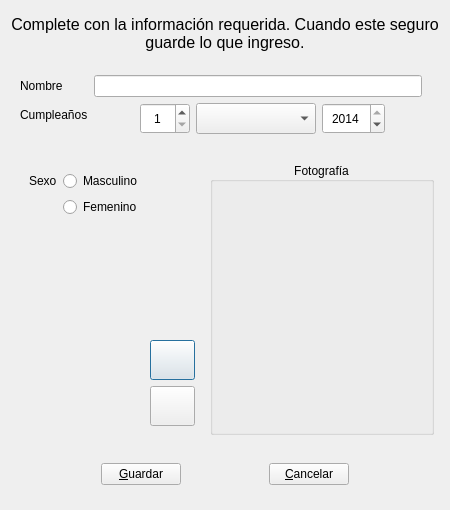
<?xml version="1.0" encoding="UTF-8"?>
<ui version="4.0">
 <class>FormularioActor</class>
 <widget class="QDialog" name="FormularioActor">
  <property name="geometry">
   <rect>
    <x>0</x>
    <y>0</y>
    <width>450</width>
    <height>510</height>
   </rect>
  </property>
  <property name="minimumSize">
   <size>
    <width>450</width>
    <height>510</height>
   </size>
  </property>
  <property name="maximumSize">
   <size>
    <width>450</width>
    <height>510</height>
   </size>
  </property>
  <property name="windowTitle">
   <string>Nuevo Actor</string>
  </property>
  <layout class="QVBoxLayout" name="verticalLayout">
   <item>
    <widget class="QLabel" name="label_7">
     <property name="maximumSize">
      <size>
       <width>16777215</width>
       <height>44</height>
      </size>
     </property>
     <property name="font">
      <font>
       <family>Cantarell</family>
       <pointsize>12</pointsize>
      </font>
     </property>
     <property name="text">
      <string>Complete con la información requerida. Cuando este seguro guarde lo que ingreso.</string>
     </property>
     <property name="scaledContents">
      <bool>true</bool>
     </property>
     <property name="alignment">
      <set>Qt::AlignCenter</set>
     </property>
     <property name="wordWrap">
      <bool>true</bool>
     </property>
    </widget>
   </item>
   <item>
    <widget class="QWidget" name="widget" native="true">
     <property name="maximumSize">
      <size>
       <width>432</width>
       <height>86</height>
      </size>
     </property>
     <layout class="QFormLayout" name="formLayout_3">
      <property name="labelAlignment">
       <set>Qt::AlignLeading|Qt::AlignLeft|Qt::AlignVCenter</set>
      </property>
      <property name="formAlignment">
       <set>Qt::AlignRight|Qt::AlignTrailing|Qt::AlignVCenter</set>
      </property>
      <item row="0" column="0">
       <widget class="QLabel" name="label">
        <property name="text">
         <string>Nombre</string>
        </property>
       </widget>
      </item>
      <item row="0" column="1">
       <widget class="QLineEdit" name="nombreLineEdit">
        <property name="sizePolicy">
         <sizepolicy hsizetype="Expanding" vsizetype="Fixed">
          <horstretch>0</horstretch>
          <verstretch>0</verstretch>
         </sizepolicy>
        </property>
        <property name="minimumSize">
         <size>
          <width>328</width>
          <height>0</height>
         </size>
        </property>
        <property name="maximumSize">
         <size>
          <width>328</width>
          <height>16777215</height>
         </size>
        </property>
        <property name="baseSize">
         <size>
          <width>0</width>
          <height>0</height>
         </size>
        </property>
       </widget>
      </item>
      <item row="1" column="0">
       <widget class="QLabel" name="label_2">
        <property name="text">
         <string>Cumpleaños</string>
        </property>
       </widget>
      </item>
      <item row="1" column="1">
       <widget class="QWidget" name="widget_8" native="true">
        <layout class="QHBoxLayout" name="horizontalLayout_6">
         <property name="spacing">
          <number>6</number>
         </property>
         <property name="margin">
          <number>0</number>
         </property>
         <item>
          <spacer name="horizontalSpacer_4">
           <property name="orientation">
            <enum>Qt::Horizontal</enum>
           </property>
           <property name="sizeHint" stdset="0">
            <size>
             <width>40</width>
             <height>20</height>
            </size>
           </property>
          </spacer>
         </item>
         <item>
          <widget class="QSpinBox" name="diaSpinBox">
           <property name="minimumSize">
            <size>
             <width>50</width>
             <height>31</height>
            </size>
           </property>
           <property name="maximumSize">
            <size>
             <width>50</width>
             <height>31</height>
            </size>
           </property>
           <property name="alignment">
            <set>Qt::AlignCenter</set>
           </property>
           <property name="minimum">
            <number>1</number>
           </property>
           <property name="maximum">
            <number>31</number>
           </property>
           <property name="value">
            <number>1</number>
           </property>
          </widget>
         </item>
         <item>
          <widget class="QComboBox" name="mesComboBox">
           <property name="minimumSize">
            <size>
             <width>120</width>
             <height>0</height>
            </size>
           </property>
           <property name="maximumSize">
            <size>
             <width>120</width>
             <height>31</height>
            </size>
           </property>
          </widget>
         </item>
         <item>
          <widget class="QSpinBox" name="yearSpinBox">
           <property name="minimumSize">
            <size>
             <width>63</width>
             <height>31</height>
            </size>
           </property>
           <property name="maximumSize">
            <size>
             <width>63</width>
             <height>31</height>
            </size>
           </property>
           <property name="alignment">
            <set>Qt::AlignCenter</set>
           </property>
           <property name="minimum">
            <number>1500</number>
           </property>
           <property name="maximum">
            <number>2014</number>
           </property>
           <property name="value">
            <number>2014</number>
           </property>
          </widget>
         </item>
         <item>
          <spacer name="horizontalSpacer_8">
           <property name="orientation">
            <enum>Qt::Horizontal</enum>
           </property>
           <property name="sizeHint" stdset="0">
            <size>
             <width>40</width>
             <height>20</height>
            </size>
           </property>
          </spacer>
         </item>
        </layout>
       </widget>
      </item>
     </layout>
    </widget>
   </item>
   <item>
    <widget class="QWidget" name="widget_4" native="true">
     <property name="minimumSize">
      <size>
       <width>432</width>
       <height>277</height>
      </size>
     </property>
     <layout class="QHBoxLayout" name="horizontalLayout_4">
      <item>
       <widget class="QWidget" name="widget_6" native="true">
        <property name="minimumSize">
         <size>
          <width>169</width>
          <height>259</height>
         </size>
        </property>
        <layout class="QVBoxLayout" name="verticalLayout_2">
         <property name="spacing">
          <number>6</number>
         </property>
         <property name="margin">
          <number>0</number>
         </property>
         <item>
          <widget class="QWidget" name="widget_3" native="true">
           <layout class="QFormLayout" name="formLayout">
            <item row="0" column="0">
             <widget class="QLabel" name="label_3">
              <property name="text">
               <string>Sexo</string>
              </property>
             </widget>
            </item>
            <item row="0" column="1">
             <widget class="QRadioButton" name="masculinoRadioButton">
              <property name="text">
               <string>Masculino</string>
              </property>
             </widget>
            </item>
            <item row="1" column="1">
             <widget class="QRadioButton" name="femeninoRadioButton">
              <property name="text">
               <string>Femenino</string>
              </property>
             </widget>
            </item>
           </layout>
          </widget>
         </item>
         <item>
          <widget class="QWidget" name="widget_7" native="true">
           <property name="maximumSize">
            <size>
             <width>213</width>
             <height>104</height>
            </size>
           </property>
           <property name="layoutDirection">
            <enum>Qt::RightToLeft</enum>
           </property>
           <layout class="QVBoxLayout" name="verticalLayout_4">
            <item>
             <widget class="QPushButton" name="nuevaImagenButton">
              <property name="maximumSize">
               <size>
                <width>45</width>
                <height>45</height>
               </size>
              </property>
              <property name="text">
               <string/>
              </property>
              <property name="icon">
               <iconset>
                <normaloff>imgInterfaz/buscarImagen1.png</normaloff>imgInterfaz/buscarImagen1.png</iconset>
              </property>
              <property name="iconSize">
               <size>
                <width>30</width>
                <height>30</height>
               </size>
              </property>
             </widget>
            </item>
            <item>
             <widget class="QPushButton" name="borrarImagenButton">
              <property name="maximumSize">
               <size>
                <width>45</width>
                <height>45</height>
               </size>
              </property>
              <property name="text">
               <string/>
              </property>
              <property name="icon">
               <iconset>
                <normaloff>imgInterfaz/eliminarImagen1.png</normaloff>imgInterfaz/eliminarImagen1.png</iconset>
              </property>
              <property name="iconSize">
               <size>
                <width>30</width>
                <height>30</height>
               </size>
              </property>
             </widget>
            </item>
           </layout>
          </widget>
         </item>
        </layout>
       </widget>
      </item>
      <item>
       <widget class="QGroupBox" name="groupBox">
        <property name="layoutDirection">
         <enum>Qt::LeftToRight</enum>
        </property>
        <property name="title">
         <string>Fotografía</string>
        </property>
        <property name="alignment">
         <set>Qt::AlignCenter</set>
        </property>
        <layout class="QVBoxLayout" name="verticalLayout_3">
         <property name="topMargin">
          <number>6</number>
         </property>
         <property name="rightMargin">
          <number>9</number>
         </property>
         <property name="bottomMargin">
          <number>0</number>
         </property>
         <item>
          <widget class="QLabel" name="imagenActorLabel">
           <property name="minimumSize">
            <size>
             <width>200</width>
             <height>230</height>
            </size>
           </property>
           <property name="maximumSize">
            <size>
             <width>200</width>
             <height>230</height>
            </size>
           </property>
           <property name="text">
            <string/>
           </property>
           <property name="scaledContents">
            <bool>true</bool>
           </property>
          </widget>
         </item>
        </layout>
       </widget>
      </item>
     </layout>
    </widget>
   </item>
   <item>
    <widget class="QWidget" name="widget_5" native="true">
     <property name="maximumSize">
      <size>
       <width>16777215</width>
       <height>49</height>
      </size>
     </property>
     <layout class="QHBoxLayout" name="horizontalLayout_3">
      <item>
       <spacer name="horizontalSpacer">
        <property name="orientation">
         <enum>Qt::Horizontal</enum>
        </property>
        <property name="sizeHint" stdset="0">
         <size>
          <width>70</width>
          <height>20</height>
         </size>
        </property>
       </spacer>
      </item>
      <item>
       <widget class="QPushButton" name="guardarButton">
        <property name="text">
         <string>&amp;Guardar</string>
        </property>
       </widget>
      </item>
      <item>
       <spacer name="horizontalSpacer_2">
        <property name="orientation">
         <enum>Qt::Horizontal</enum>
        </property>
        <property name="sizeHint" stdset="0">
         <size>
          <width>71</width>
          <height>20</height>
         </size>
        </property>
       </spacer>
      </item>
      <item>
       <widget class="QPushButton" name="cancelarButton">
        <property name="text">
         <string>&amp;Cancelar</string>
        </property>
       </widget>
      </item>
      <item>
       <spacer name="horizontalSpacer_3">
        <property name="orientation">
         <enum>Qt::Horizontal</enum>
        </property>
        <property name="sizeHint" stdset="0">
         <size>
          <width>70</width>
          <height>20</height>
         </size>
        </property>
       </spacer>
      </item>
     </layout>
    </widget>
   </item>
  </layout>
 </widget>
 <tabstops>
  <tabstop>nombreLineEdit</tabstop>
  <tabstop>diaSpinBox</tabstop>
  <tabstop>mesComboBox</tabstop>
  <tabstop>yearSpinBox</tabstop>
  <tabstop>femeninoRadioButton</tabstop>
  <tabstop>masculinoRadioButton</tabstop>
  <tabstop>nuevaImagenButton</tabstop>
  <tabstop>borrarImagenButton</tabstop>
  <tabstop>guardarButton</tabstop>
  <tabstop>cancelarButton</tabstop>
 </tabstops>
 <resources/>
 <connections>
  <connection>
   <sender>cancelarButton</sender>
   <signal>clicked()</signal>
   <receiver>FormularioActor</receiver>
   <slot>close()</slot>
   <hints>
    <hint type="sourcelabel">
     <x>310</x>
     <y>476</y>
    </hint>
    <hint type="destinationlabel">
     <x>224</x>
     <y>254</y>
    </hint>
   </hints>
  </connection>
 </connections>
</ui>
